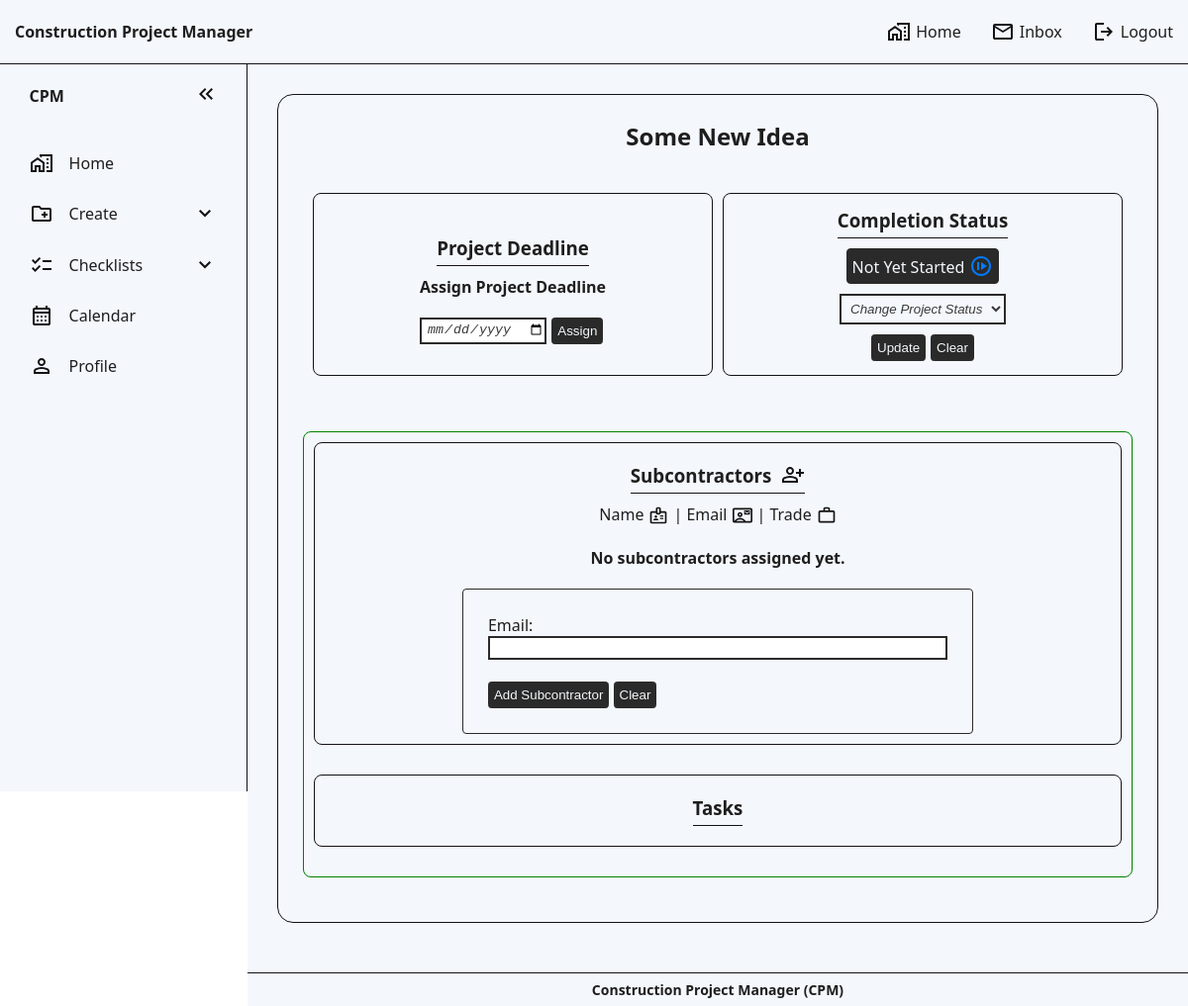
/view-project/8 (signed in), run on an earlier commit of the app's database.
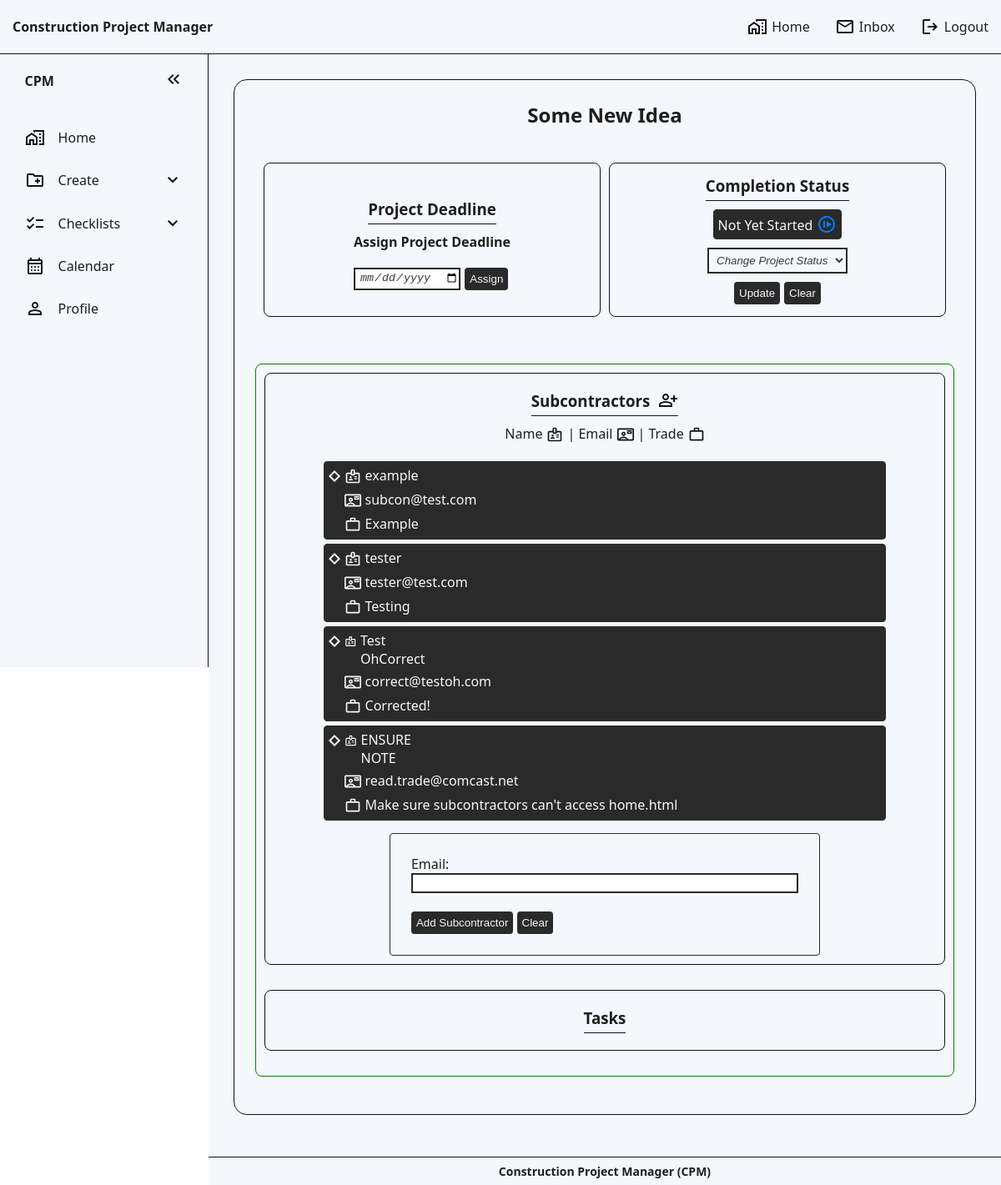
And on a later commit of the database.
### website/models.py (models this page shows)
class Project(db.Model): # Database model: An object blueprint/layout that will be stored in the database
    id = db.Column(db.Integer, primary_key=True)
    project_name = db.Column(db.String(70))
    date = db.Column(db.DateTime(timezone=True), default=func.now()) # Gets current date and time
    progress = db.Column(Enum('Not Yet Started', 'On Hold', 'In Progress', 'Completed', 'Canceled', name='progress_status'), nullable=False, default='Not Yet Started') # Project's Progress: Not Yet Started (Blue) | On Hold (Orange) | In Progress (Yellow) | Completed (Green) | Canceled (Red)
    deadline = db.Column(db.Date, nullable=True) # Project Deadline
    user_id = db.Column(db.Integer, db.ForeignKey('user.id')) # 1-to-many relationship
    subcontractors = db.relationship('Assignment', back_populates='project') #many to many relation
    tasks = db.relationship('Task', backref='project', lazy='dynamic') # 1-to-many relationship

class Subcontractor(db.Model):
    id = db.Column(db.Integer, primary_key=True)
    name = db.Column(db.String(150))
    email = db.Column(db.String(150), unique=True, nullable=False)
    trade = db.Column(db.String(150))

### website/views.py (the view)
@views.route('/view-project/<int:project_id>', methods=['GET', 'POST'])
@login_required
def view_project(project_id):
    project = Project.query.get(project_id)
    subcontractors = [assignment.subcontractor for assignment in project.subcontractors]
    return render_template("project.html", project=project, subcontractors=subcontractors, user=current_user)

### website/templates/project.html (shortened to what this page needs)
<!DOCTYPE html>
<html lang="en">
  <head>
    <link rel="stylesheet" href="./../static/style.css" />
  </head>
  <body id="default-website-body">
    <nav>
      <ul>
        <li class="nav-title">Construction Project Manager</li>
        <li class="hideOnMobile">
          <a href="/"
            >
            Home</a
          >
        </li>
        <li class="hideOnMobile">
          <a href="/inbox"
            ><svg
              xmlns="http://www.w3.org/2000/svg"
              height="24px"
              viewBox="0 -960 960 960"
              width="24px"
            >
              <path
                d="M160-160q-33 0-56.5-23.5T80-240v-480q0-33 23.5-56.5T160-800h640q33 0 56.5 23.5T880-720v480q0 33-23.5 56.5T800-160H160Zm320-280L160-640v400h640v-400L480-440Zm0-80 320-200H160l320 200ZM160-640v-80 480-400Z"
              />
            </svg>
            Inbox</a
          >
        </li>
        <li class="hideOnMobile">
          <a href="/logout"
            ><svg
              xmlns="http://www.w3.org/2000/svg"
              height="24px"
              viewBox="0 -960 960 960"
              width="24px"
            >
              <path
                d="M200-120q-33 0-56.5-23.5T120-200v-560q0-33 23.5-56.5T200-840h280v80H200v560h280v80H200Zm440-160-55-58 102-102H360v-80h327L585-622l55-58 200 200-200 200Z"
              />
            </svg>
            Logout</a
          >
        </li>
      </ul>
    </nav>
    <aside id="default-asidebar">
      <ul>
        <li>
          <span class="logo">CPM</span>
          <button onclick="toggleSidebar()" id="toggle-btn">
            <svg
              xmlns="http://www.w3.org/2000/svg"
              viewBox="0 -960 960 960"
              width="24px"
              height="24px"
            >
              <path
                d="M440-240 200-480l240-240 56 56-183 184 183 184-56 56Zm264 0L464-480l240-240 56 56-183 184 183 184-56 56Z"
              />
            </svg>
          </button>
        </li>
        <li>
          <a href="/">
            <span>Home</span>
          </a>
        </li>
        <li>
          <button onclick="toggleSubMenu(this)" class="dropdown-btn">
            <span>Create</span>
            <svg
              class="arrow-down-svg"
              xmlns="http://www.w3.org/2000/svg"
              viewBox="0 -960 960 960"
              width="24px"
              height="24px"
            >
              <path d="M480-344 240-584l56-56 184 184 184-184 56 56-240 240Z" />
            </svg>
          </button>
        </li>
        <li>
          <button onclick="toggleSubMenu(this)" class="dropdown-btn">
            <svg
              xmlns="http://www.w3.org/2000/svg"
              viewBox="0 -960 960 960"
              width="24px"
              height="24px"
            >
              <path
                d="M222-200 80-342l56-56 85 85 170-170 56 57-225 226Zm0-320L80-662l56-56 85 85 170-170 56 57-225 226Zm298 240v-80h360v80H520Zm0-320v-80h360v80H520Z"
              />
            </svg>
            <span>Checklists</span>
            <svg
              class="arrow-down-svg"
              xmlns="http://www.w3.org/2000/svg"
              viewBox="0 -960 960 960"
              width="24px"
              height="24px"
            >
              <path d="M480-344 240-584l56-56 184 184 184-184 56 56-240 240Z" />
            </svg>
          </button>
        </li>
        <li>
          <a href="calendar.html"
            >
            <span>Calendar</span></a
          >
        </li>
        <li>
          <a href="#"
            >
            <span>Profile</span></a
          >
        </li>
      </ul>
    </aside>
    <main>
      <section class="main-content-section" id="project-details">
        <h2 id="header-project-details">{{ project.project_name }}</h2>
        <section class="sub-sections top-section">
          <section class="sub-sections" id="deadline-sub-section">
            <h3>Project Deadline</h3>
            <form
              id="deadline-form"
              method="POST"
              action="{{ url_for('views.update_deadline', project_id=project.id) }}"
            >
              {% if project.deadline is none %}
              <p>Assign Project Deadline</p>
              <div class="div-dead">
                <input type="date" name="deadline" required />
                <button type="submit">Assign</button>
              </div>
              {% endif %}
            </form>
          </section>
          <section class="sub-sections" id="completion-status-sub-section">
            <h3>Completion Status</h3>
            <p id="displaying-completion-status">
              {{ project.progress }}
            </p>
            <form
              id="completion-form"
              method="POST"
              action="{{ url_for('views.update_project_completion_status', project_id=project.id) }}"
            >
              <select id="project-status" name="project-status">
                <option value="" disabled selected hidden>
                  Change Project Status
                </option>
              </select>
              <div class="buttons">
                <button type="submit">Update</button>
                <button type="reset">Clear</button>
              </div>
            </form>
          </section>
        </section>
        <section class="sub-sections bottom-section">
          <section class="sub-sections" id="subcontractors-sub-section">
            <h3>
              Subcontractors
            </h3>
            <p>
              Name
              | Email
              | Trade
            </p>
            <ul>
              {% for subcontractor in subcontractors %}
              <div id="subcon-div">
                <svg
                  id="subcon-list-icon"
                  xmlns="http://www.w3.org/2000/svg"
                  height="24px"
                  viewBox="0 -960 960 960"
                  width="24px"
                >
                  <path
                    d="M480-200 200-480l280-280 280 280-280 280Zm0-114 166-166-166-166-166 166 166 166Zm0-166Z"
                  />
                </svg>
                <li>
                  <div id="subcon-name">
                    {{ subcontractor.name }}
                  </div>
                  <div id="subcon-email">
                    {{ subcontractor.email}}
                  </div>
                  <div id="subcon-trade">
                    {{ subcontractor.trade }}
                  </div>
                </li>
              </div>
              {% else %}
              <p>No subcontractors assigned yet.</p>
              {% endfor %}
            </ul>
            <form
              method="POST"
              action="{{ url_for('views.add_subcontractor', project_id=project.id) }}"
            >
              <label for="subcontractor-email">Email:</label>
              <input
                type="email"
                name="subcontractor-email"
                id="subcontractor-email"
                required
              /><br />
              <div id="subcon-buttons">
                <button type="submit">Add Subcontractor</button>
                <button type="reset">Clear</button>
              </div>
            </form>
          </section>
          <section class="sub-sections" id="task-sub-section">
            <h3>Tasks</h3>
          </section>
        </section>
      </section>
    </main>
    <footer>Construction Project Manager (CPM)</footer>
  </body>
</html>

What changed in the data, as far as the page shows it:
now on this page (row unchanged): Subcontractor: name "example", email "subcon@test.com", trade "Example"
now on this page (row unchanged): Subcontractor: name "tester", email "tester@test.com", trade "Testing"
added Subcontractor: name "Test OhCorrect", email "correct@testoh.com", trade "Corrected!"
added Subcontractor: name "ENSURE NOTE", email "read.trade@comcast.net", trade "Make sure subcontractors can't access home.html"
Also different on the page:
text no longer shown: "No subcontractors assigned yet."
